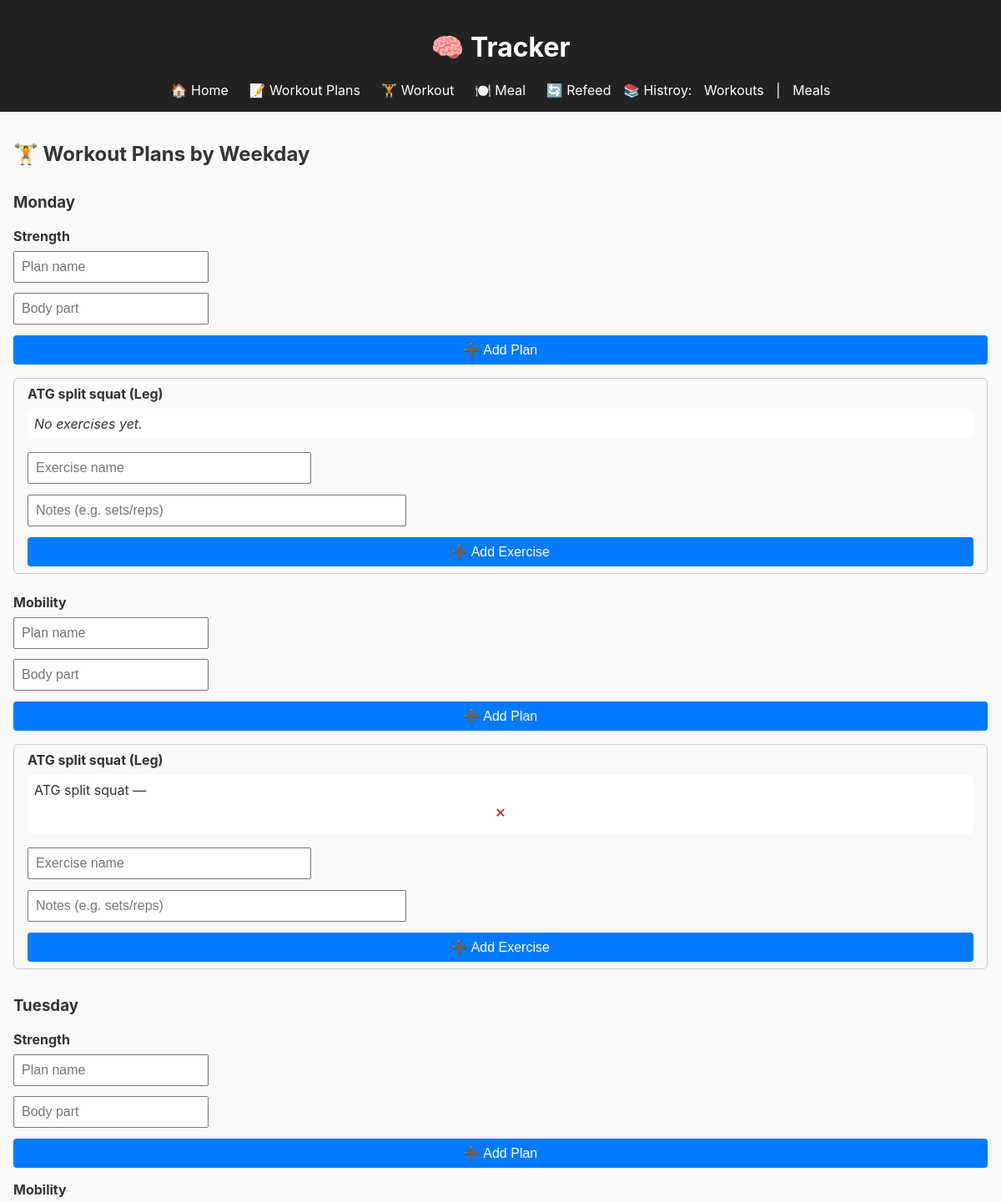
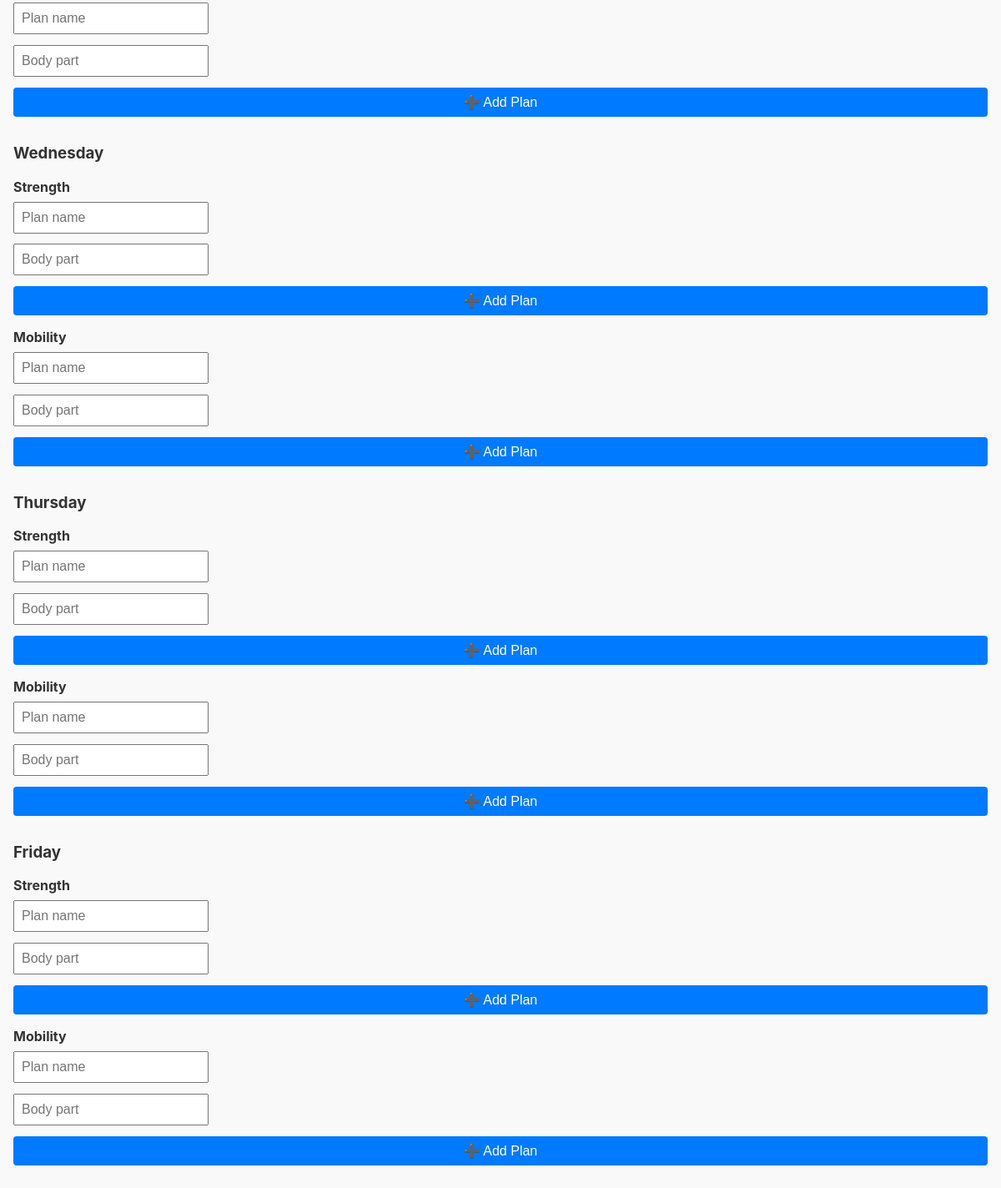
The app's page /plans/ with its own data (2 pictures, top to bottom).
### tables this page shows
CREATE TABLE "workout_plans" (
  id INTEGER PRIMARY KEY AUTOINCREMENT,
  name TEXT,
  category TEXT,
  day TEXT,         -- e.g., Monday, Tuesday...
  type TEXT,        -- e.g., mobility or strength
  body_part TEXT
);

CREATE TABLE exercises (
                id INTEGER PRIMARY KEY AUTOINCREMENT,
                plan_id INTEGER,
                name TEXT,
                description TEXT,
                FOREIGN KEY(plan_id) REFERENCES workout_plans(id) ON DELETE CASCADE
            );

### blueprints/workout_plans.py (the view)
@workout_plans_bp.route("/")
def plans_index():
    with get_connection() as conn:
        plans = conn.execute("SELECT * FROM workout_plans").fetchall()
        exercises = conn.execute("SELECT * FROM exercises").fetchall()
    return render_template("plans/index.html",
                           plans=plans,
                           exercises=exercises)

### database.py (called while the page is built)
def get_connection():
    conn = sqlite3.connect(DB_PATH)
    conn.row_factory = sqlite3.Row
    return conn

### templates/plans/index.html (shortened to what this page needs)
{% extends "base.html" %}
{% block content %}
<h2>🏋️ Workout Plans by Weekday</h2>
{% set weekdays = ['Monday','Tuesday','Wednesday','Thursday','Friday'] %}
{% set categories = ['Strength','Mobility'] %}
{% for day in weekdays %}
  <h3 style="margin-top:2rem;">{{ day }}</h3>
  {% for cat in categories %}
    <h4 style="margin:0.5rem 0;">{{ cat }}</h4>
    <form method="POST" action="{{ url_for('workout_plans.add_plan') }}" style="margin-bottom:1rem;">
      <input type="text" name="name" placeholder="Plan name" required style="width:20%;">
      <input type="text" name="body_part" placeholder="Body part" required style="width:20%;">
      <button type="submit">➕ Add Plan</button>
    </form>
    {% for plan in plans if plan.day == day and plan.category==cat %}
      <div style="margin-bottom:1.5rem; padding:0.5rem 1rem; border:1px solid #ccc; border-radius:6px;">
        <strong>{{ plan.name }} ({{ plan.body_part }})</strong>
        <ul style="margin-top:0.5rem;">
          {% for ex in exercises if ex.plan_id == plan.id %}
            <li>
              {{ ex.name }} — {{ ex.description }}
              <form method="POST" action="{{ url_for('workout_plans.delete_exercise', exercise_id=ex.id) }}" style="display:inline;">
                <button type="submit" style="color:#d00;border:none;background:none;">✕</button>
              </form>
            </li>
          {% else %}
            <li><em>No exercises yet.</em></li>
          {% endfor %}
        </ul>
        <form method="POST" action="{{ url_for('workout_plans.add_exercise', plan_id=plan.id) }}" style="margin-top:0.5rem;">
          <input type="text" name="name" placeholder="Exercise name" required style="width:30%;">
          <input type="text" name="description" placeholder="Notes (e.g. sets/reps)" style="width:40%;">
          <button type="submit">➕ Add Exercise</button>
        </form>
      </div>
    {% endfor %}
  {% endfor %}
{% endfor %}
{% endblock %}

### templates/base.html (shortened to what this page needs)
<!DOCTYPE html>
<html lang="en">
<head>
  <link rel="stylesheet" href="/static/style.css">
</head>
<body>
  <header>
    <h1>🧠 Tracker</h1>
    <nav>
      <a href="/">🏠 Home</a>
      <a href="/plans">📝 Workout Plans</a>
      <a href="/log-workout">🏋️ Workout</a>
      <a href="/log-meal">🍽️ Meal</a>
      <a href="/refeed">🔄 Refeed</a>
      <span>📚 Histroy:
          <a href="/workouts/history">Workouts</a> |
          <a href="/meals/history">Meals</a>
      </span>
    </nav>
  </header>
  <main>
    {% block content %}{% endblock %}
  </main>
</body>
</html>

### static/style.css (style rules this page uses)
body { font-family: -apple-system, BlinkMacSystemFont, sans-serif; margin: 0; padding: 0; background: #f9f9f9; color: #333; }
header { background: #222; color: #fff; padding: 1rem; text-align: center; }
nav a { color: #fff; margin: 0 10px; text-decoration: none; }
main { padding: 1rem; }
form { display: flex; flex-direction: column; gap: 0.8rem; }
input, select, textarea, button { font-size: 1rem; padding: 0.5rem; width: 100%; box-sizing: border-box; }
button { background-color: #007aff; color: white; border: none; cursor: pointer; border-radius: 4px; }
ul { list-style-type: none; padding: 0; }
li { margin-bottom: 1rem; padding: 0.5rem; background: #fff; border-radius: 6px; }

### records on screen
workout_plans: name "ATG split squat", body_part "Leg"
workout_plans: name "ATG split squat", body_part "Leg"
exercises: name "ATG split squat"

### other values on screen
{{ day }} "Monday" "Tuesday" "Wednesday" "Thursday" "Friday"
{{ cat }} "Strength" "Mobility" "Strength" "Mobility" "Strength" "Mobility" "Strength" "Mobility" "Strength" "Mobility"
